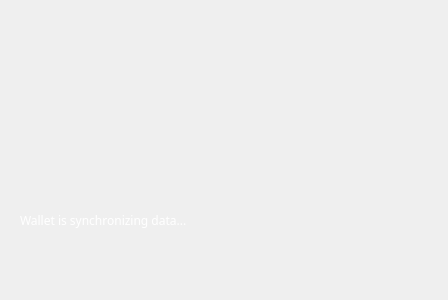
<?xml version="1.0" encoding="UTF-8"?>
<ui version="4.0">
 <class>ShadowWidget</class>
 <widget class="QWidget" name="ShadowWidget">
  <property name="geometry">
   <rect>
    <x>0</x>
    <y>0</y>
    <width>448</width>
    <height>300</height>
   </rect>
  </property>
  <property name="font">
   <font>
    <family>微软雅黑</family>
   </font>
  </property>
  <property name="windowTitle">
   <string>Form</string>
  </property>
  <widget class="QLabel" name="gifLabel">
   <property name="geometry">
    <rect>
     <x>70</x>
     <y>110</y>
     <width>54</width>
     <height>12</height>
    </rect>
   </property>
   <property name="text">
    <string/>
   </property>
  </widget>
  <widget class="QLabel" name="tipLabel">
   <property name="geometry">
    <rect>
     <x>20</x>
     <y>200</y>
     <width>201</width>
     <height>40</height>
    </rect>
   </property>
   <property name="styleSheet">
    <string notr="true">color: rgb(255, 255, 255);</string>
   </property>
   <property name="text">
    <string>Wallet is synchronizing data...     </string>
   </property>
  </widget>
 </widget>
 <resources/>
 <connections/>
</ui>
